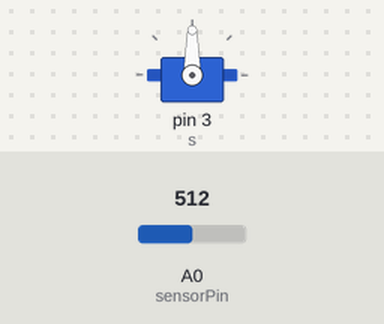
Recording of a sketch running on a simulated Arduino Uno, built with avr-gcc and run on an emulated ATmega328P. On the bench: servo. The test bench sets the inputs (shaded band); at power-on: A0 (sensorPin) = 512.

Above: at 1.2 s.
1.3 s: A0 (sensorPin) set to 716
At 1.9 s:
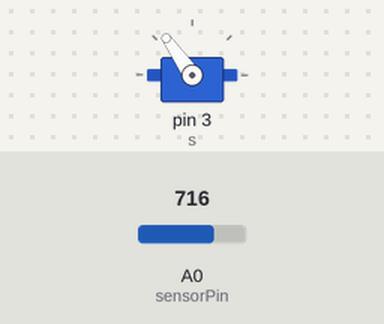
2.8 s: A0 (sensorPin) set to 900
At 3.9 s:
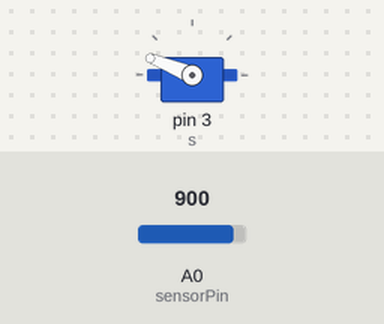
4.3 s: A0 (sensorPin) set to 1023
At 5.3 s:
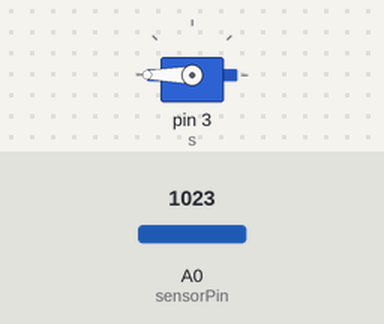
5.8 s: A0 (sensorPin) set to 306
At 6.2 s:
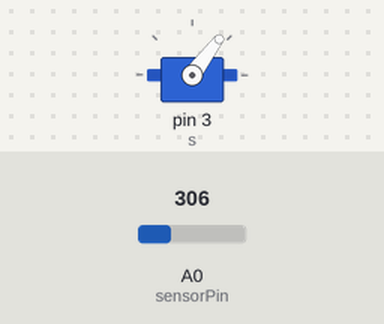
7.3 s: A0 (sensorPin) set to 122
At 7.6 s:
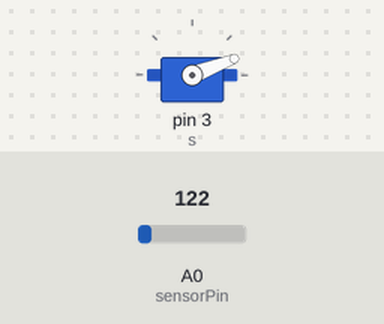
Timing chart, 0 to 9.8 s (numbered marks = the images above; inputs shaded):
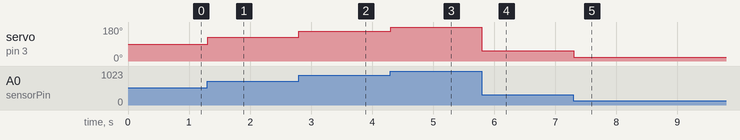

Measured:
- after the input at 1.3 s, servo on pin 3 (s): 90° → 125° at once
- after the input at 2.8 s, servo on pin 3 (s): 125° → 158° at once
- after the input at 4.3 s, servo on pin 3 (s): 158° → 180° at once
- after the input at 5.8 s, servo on pin 3 (s): 180° → 53° at once
- after the input at 7.3 s, servo on pin 3 (s): 53° → 21° at once

The sketch:

HW11_Program.ino
```cpp
#include <Servo.h>

Servo sm;

int sensorPin = A0;    // select the input pin for the potentiometer
long int sensorValue;  // variable to store the value coming from the sensor, use long for when large numbers
int s = 3;            // select the input pin for the servo
long int actualValue;   // variable to store the converted value

void setup() {
  sm.attach(s);  //attach servo to pin 3
}


void loop() {
  sensorValue = analogRead(sensorPin);   //read the value at the analog pin
  actualValue = sensorValue * 180 / 1023;  //converts analog values to a value that the servo can understand
  sm.write(actualValue);      //put the servo at the degree calculated by the potentiometer
  delay(15);      //short delay for stability/so program doesn't spaz out
}


//To swap direction of servo rotation, a would change the 17th line of the code to read:
//actualValue = 180 - sensorValue * 180 / 1023
```
